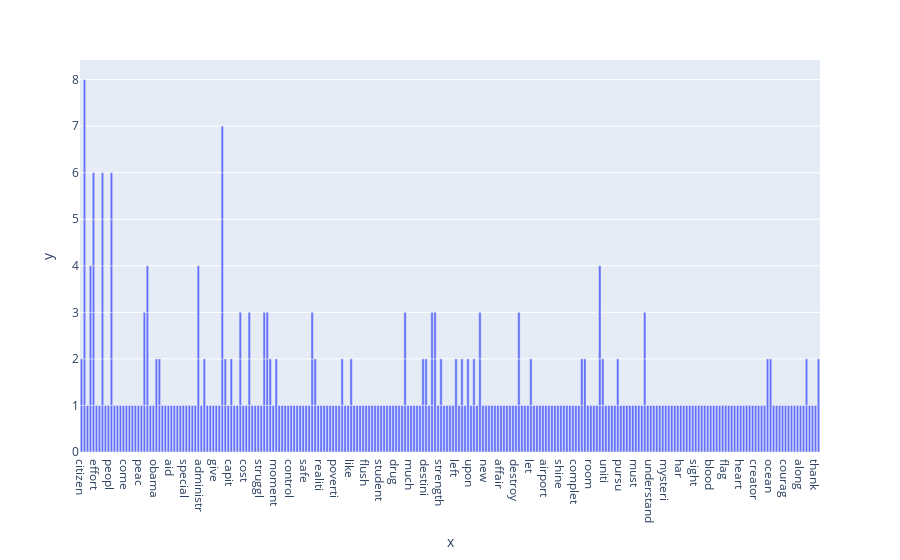

The code cell stored with this chart in its notebook:
### Code cell
display_Frequencies(Trump_Speech_BOW)

### Figure 1 — Plotly figure (JSON) as saved in the notebook; plotly's stock layout.template omitted (floating-point values rounded to 4 significant figures; data arrays with more than 128 entries replaced by an {"elided": "..."} marker saying what was removed)
{"data": [{"hovertemplate": "x=%{x}<br>y=%{y}<extra></extra>", "legendgroup": "", "marker": {"color": "#636efa", "pattern": {"shape": ""}}, "name": "", "orientation": "v", "showlegend": false, "textposition": "auto", "type": "bar", "x": {"elided": "320 str values"}, "xaxis": "x", "y": {"elided": "320 int values"}, "yaxis": "y"}], "layout": {"barmode": "relative", "legend": {"tracegroupgap": 0}, "margin": {"t": 60}, "xaxis": {"anchor": "y", "domain": [0, 1], "title": {"text": "x"}}, "yaxis": {"anchor": "x", "domain": [0, 1], "title": {"text": "y"}}}}
